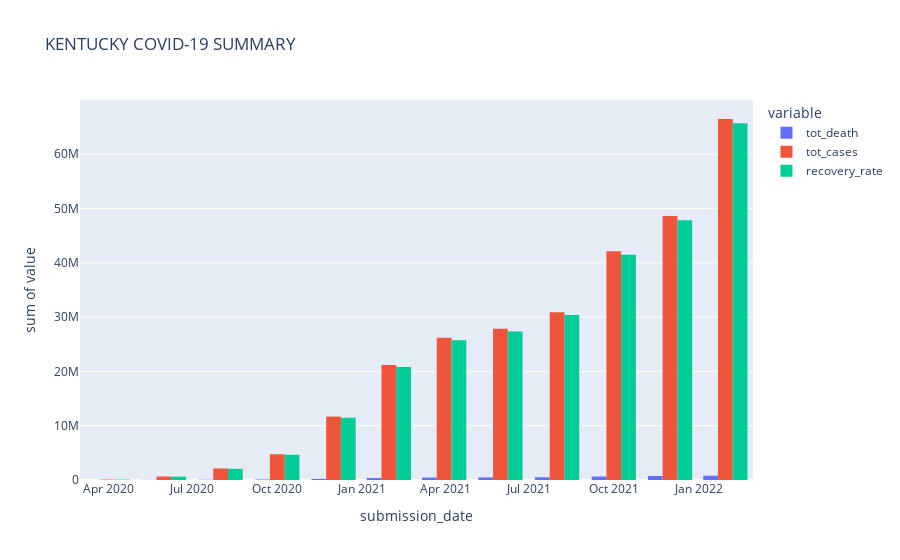

Here is the notebook cell this chart was saved with:
### Code cell
#Calculating number of recovery 
df3['recovery_rate'] = df3['tot_cases'] - df3['tot_death']
px.histogram(df3, x= 'submission_date', y = ['tot_death','tot_cases', 'recovery_rate'], 
             nbins=20, barmode='group',
             title ='KENTUCKY COVID-19 SUMMARY')

### Figure 1 — Plotly figure (JSON) as saved in the notebook; plotly's stock layout.template omitted (floating-point values rounded to 4 significant figures; data arrays with more than 128 entries replaced by an {"elided": "..."} marker saying what was removed)
{"data": [{"alignmentgroup": "True", "bingroup": "x", "histfunc": "sum", "hovertemplate": "variable=tot_death<br>submission_date=%{x}<br>sum of value=%{y}<extra></extra>", "legendgroup": "tot_death", "marker": {"color": "#636efa", "pattern": {"shape": ""}}, "name": "tot_death", "nbinsx": 20, "offsetgroup": "tot_death", "orientation": "v", "showlegend": true, "type": "histogram", "x": {"elided": "769 str values"}, "xaxis": "x", "y": {"elided": "769 int values"}, "yaxis": "y"}, {"alignmentgroup": "True", "bingroup": "x", "histfunc": "sum", "hovertemplate": "variable=tot_cases<br>submission_date=%{x}<br>sum of value=%{y}<extra></extra>", "legendgroup": "tot_cases", "marker": {"color": "#EF553B", "pattern": {"shape": ""}}, "name": "tot_cases", "nbinsx": 20, "offsetgroup": "tot_cases", "orientation": "v", "showlegend": true, "type": "histogram", "x": {"elided": "769 str values"}, "xaxis": "x", "y": {"elided": "769 int values"}, "yaxis": "y"}, {"alignmentgroup": "True", "bingroup": "x", "histfunc": "sum", "hovertemplate": "variable=recovery_rate<br>submission_date=%{x}<br>sum of value=%{y}<extra></extra>", "legendgroup": "recovery_rate", "marker": {"color": "#00cc96", "pattern": {"shape": ""}}, "name": "recovery_rate", "nbinsx": 20, "offsetgroup": "recovery_rate", "orientation": "v", "showlegend": true, "type": "histogram", "x": {"elided": "769 str values"}, "xaxis": "x", "y": {"elided": "769 int values"}, "yaxis": "y"}], "layout": {"barmode": "group", "legend": {"title": {"text": "variable"}, "tracegroupgap": 0}, "title": {"text": "KENTUCKY COVID-19 SUMMARY"}, "xaxis": {"anchor": "y", "domain": [0, 1], "title": {"text": "submission_date"}}, "yaxis": {"anchor": "x", "domain": [0, 1], "title": {"text": "sum of value"}}}}
